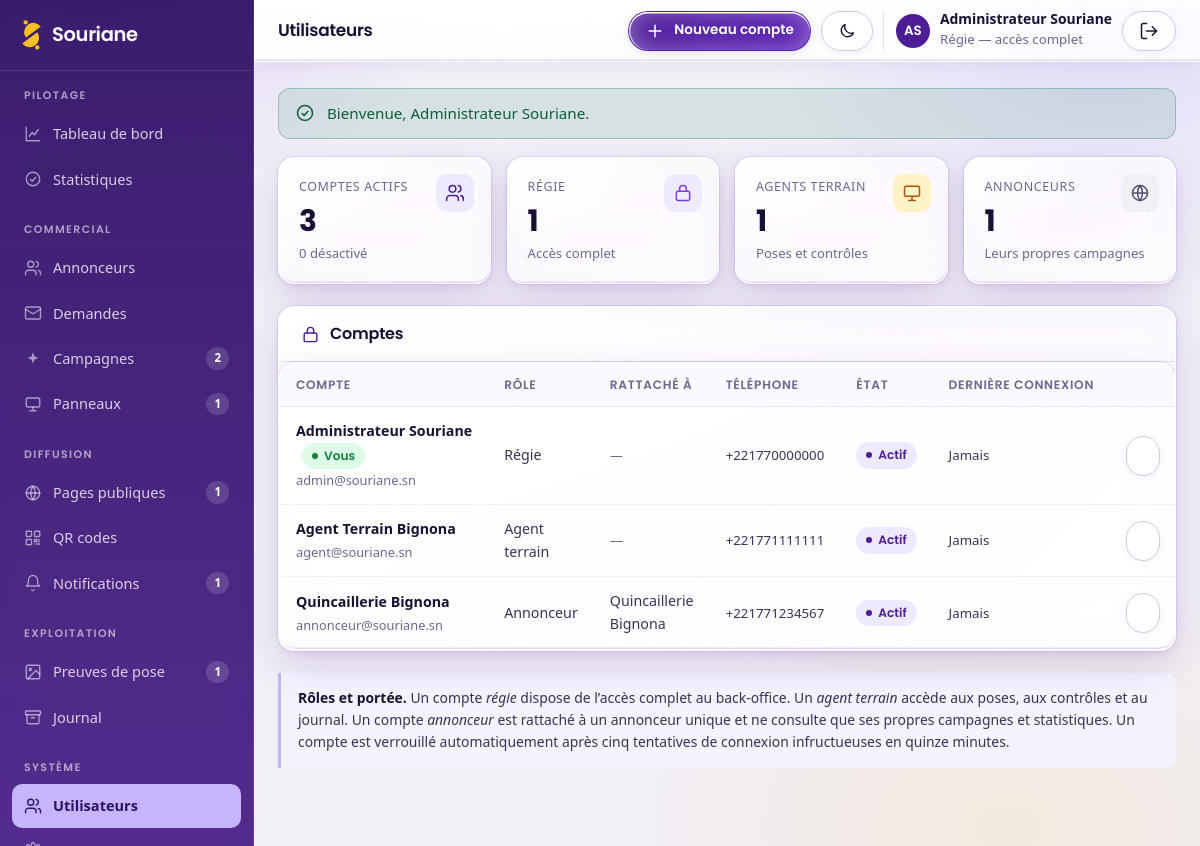
/admin/utilisateurs (signed in), run on the app's committed database.
### tables this page shows
CREATE TABLE `utilisateurs` (
    `id`            INT UNSIGNED NOT NULL AUTO_INCREMENT,
    `nom`           VARCHAR(120)  NOT NULL,
    `email`         VARCHAR(180)  NOT NULL,
    `mot_de_passe`  VARCHAR(255)  NOT NULL COMMENT 'Empreinte Argon2id',
    `role`          ENUM('regie','agent','annonceur') NOT NULL DEFAULT 'agent',
    `annonceur_id`  INT UNSIGNED  NULL COMMENT 'Renseigné si role = annonceur',
    `telephone`     VARCHAR(30)   NULL,
    `actif`         TINYINT(1)    NOT NULL DEFAULT 1,
    `derniere_connexion` DATETIME NULL,
    `tentatives_echec` TINYINT UNSIGNED NOT NULL DEFAULT 0,
    `verrouille_jusqua` DATETIME  NULL,
     
     
     
     
     
    `totp_secret`        VARCHAR(255)  NULL COMMENT 'Secret TOTP, chiffré',
    `totp_actif`         TINYINT(1)    NOT NULL DEFAULT 0,
    `totp_confirme_le`   DATETIME      NULL,
    `totp_dernier_pas`   BIGINT UNSIGNED NULL COMMENT 'Intervalle de 30 s déjà consommé',
    `totp_codes_secours` TEXT          NULL COMMENT 'Empreintes SHA-256, une par ligne',
    `cree_le`       DATETIME      NOT NULL DEFAULT CURRENT_TIMESTAMP,
    `maj_le`        DATETIME      NOT NULL DEFAULT CURRENT_TIMESTAMP ON UPDATE CURRENT_TIMESTAMP,
    PRIMARY KEY (`id`),
    UNIQUE KEY `uk_utilisateurs_email` (`email`),
    KEY `idx_utilisateurs_role` (`role`),
    KEY `fk_utilisateurs_annonceur` (`annonceur_id`),
    CONSTRAINT `fk_utilisateurs_annonceur` FOREIGN KEY (`annonceur_id`)
        REFERENCES `annonceurs` (`id`) ON DELETE SET NULL ON UPDATE CASCADE
);

CREATE TABLE `annonceurs` (
    `id`            INT UNSIGNED NOT NULL AUTO_INCREMENT,
    `nom`           VARCHAR(180)  NOT NULL,
    `adresse_courte` VARCHAR(80)  NOT NULL COMMENT 'Identifiant d’URL (slug)',
    `description`   TEXT          NULL,
    `logo`          VARCHAR(255)  NULL,
    `telephone`     VARCHAR(30)   NULL,
    `whatsapp`      VARCHAR(30)   NULL,
    `email`         VARCHAR(180)  NULL,
    `adresse`       VARCHAR(255)  NULL,
    `ville`         VARCHAR(120)  NULL,
    `latitude`      DECIMAL(10,7) NULL,
    `longitude`     DECIMAL(10,7) NULL,
    `reseaux`       JSON          NULL COMMENT '{facebook,instagram,tiktok,youtube,site}',
    `horaires`      JSON          NULL COMMENT '{"lun":"08:00-18:00", ...}',
    `statut`        ENUM('actif','inactif','archive') NOT NULL DEFAULT 'actif',
    `cree_le`       DATETIME      NOT NULL DEFAULT CURRENT_TIMESTAMP,
    `maj_le`        DATETIME      NOT NULL DEFAULT CURRENT_TIMESTAMP ON UPDATE CURRENT_TIMESTAMP,
    PRIMARY KEY (`id`),
    UNIQUE KEY `uk_annonceurs_slug` (`adresse_courte`),
    KEY `idx_annonceurs_statut` (`statut`),
    KEY `idx_annonceurs_ville` (`ville`)
);

### app/views/admin/utilisateurs.php (the view, shortened to what the rows shown need)
<?php
$libellesCourts = [
    'regie'     => 'Régie',
    'agent'     => 'Agent terrain',
    'annonceur' => 'Annonceur',
];
$nbInactifs = 0;
?>
<div class="panneau">
    <div class="panneau__entete">
        <h2 class="panneau__titre"><?= Icone::svg('verrou') ?> Comptes</h2>
    </div>
    <?php if ($utilisateurs === []): ?>
        <div class="panneau__corps">
            <div class="etat-vide">
                <?= Icone::svg('utilisateurs') ?>
                <h3>Aucun compte</h3>
                <p>Créez un premier compte pour donner accès au back-office.</p>
            </div>
        </div>
    <?php else: ?>
        <div class="tableau-enveloppe">
            <table class="tableau" id="tableau-comptes">
                <thead>
                    <tr>
                        <th>Compte</th>
                        <th>Rôle</th>
                        <th>Rattaché à</th>
                        <th>Téléphone</th>
                        <th>État</th>
                        <th>Dernière connexion</th>
                        <th></th>
                    </tr>
                </thead>
                <tbody>
                    <?php foreach ($utilisateurs as $compte): ?>
                        <?php
                        $estMoi     = (int) $compte['id'] === (int) \Souriane\Core\Auth::id();
                        $estVerrou  = !empty($compte['verrouille_jusqua'])
                            && strtotime((string) $compte['verrouille_jusqua']) > time();
                        ?>
                        <tr data-ligne-recherche="<?= e(mb_strtolower((string) $compte['nom'] . ' ' . (string) $compte['email'] . ' ' . ($libellesCourts[$compte['role']] ?? ''))) ?>">
                            <td>
                                <span class="tableau__principal"><?= e((string) $compte['nom']) ?></span>
                                <?php if ($estMoi): ?>
                                    <span class="etat etat--disponible" style="margin-left:6px">Vous</span>
                                <?php endif; ?>
                                <div class="tableau__secondaire"><?= e((string) $compte['email']) ?></div>
                            </td>
                            <td><?= e($libellesCourts[$compte['role']] ?? (string) $compte['role']) ?></td>
                            <td>
                                <?php if ($compte['role'] === 'annonceur' && !empty($compte['annonceur_nom'])): ?>
                                    <?= e((string) $compte['annonceur_nom']) ?>
                                <?php else: ?>
                                    <span class="texte-petit">—</span>
                                <?php endif; ?>
                            </td>
                            <td class="texte-petit"><?= e((string) ($compte['telephone'] ?? '—')) ?></td>
                            <td>
                                <?php if ($estVerrou): ?>
                                    <span class="etat etat--annulee">Verrouillé</span>
                                <?php elseif ((int) $compte['actif'] === 1): ?>
                                    <span class="etat etat--terminee">Actif</span>
                                <?php else: ?>
                                    <span class="etat etat--brouillon">Désactivé</span>
                                <?php endif; ?>
                            </td>
                            <td class="texte-petit">
                                <?= $compte['derniere_connexion'] !== null
                                    ? e(date_fr((string) $compte['derniere_connexion'], true))
                                    : 'Jamais' ?>
                            </td>
                            <td>
                                <div class="tableau__actions">
                                    <button type="button" class="btn btn--contour btn--petit"
                                            data-ouvrir-dialogue="dialogue-utilisateur"
                                            data-compte="<?= e(json_encode([
                                                'id'          => (int) $compte['id'],
                                                'nom'         => (string) $compte['nom'],
                                                'email'       => (string) $compte['email'],
                                                'role'        => (string) $compte['role'],
                                                'annonceur_id' => $compte['annonceur_id'] !== null ? (int) $compte['annonceur_id'] : '',
                                                'telephone'   => (string) ($compte['telephone'] ?? ''),
                                                'actif'       => (int) $compte['actif'],
                                            ], JSON_UNESCAPED_UNICODE | JSON_HEX_APOS | JSON_HEX_QUOT | JSON_HEX_TAG | JSON_HEX_AMP)) ?>"
                                            title="Modifier le compte">
                                    </button>
                                </div>
                            </td>
                        </tr>
                    <?php endforeach; ?>
                </tbody>
            </table>
        </div>
    <?php endif; ?>
</div>

### app/views/layouts/admin.php (shortened to what the rows shown need)
<?php
$titrePage     = $titrePage ?? 'Tableau de bord';
$contenu       = $contenu ?? '';
$utilisateur = Auth::utilisateur();
$initiales   = '';
if ($utilisateur !== null) {
    $mots = preg_split('/\s+/', trim((string) $utilisateur['nom'])) ?: [];
    foreach (array_slice($mots, 0, 2) as $mot) {
        $initiales .= mb_strtoupper(mb_substr($mot, 0, 1));
    }
}
?>
<!DOCTYPE html>
<html lang="fr">
<head>
<link rel="stylesheet" href="<?= e(asset('css/app.css')) ?>">
<link rel="stylesheet" href="<?= e(asset('css/admin.css')) ?>">
</head>
<body class="admin">
<div class="admin-conteneur">
    <div class="admin-principal">
        <header class="admin-entete">
            <div class="pile">
                <h1 class="admin-entete__titre"><?= e($titrePage) ?></h1>
            </div>
            <div class="admin-entete__actions">
                <?php if ($utilisateur !== null): ?>
                    <div class="admin-entete__utilisateur">
                        <span class="avatar" aria-hidden="true"><?= e($initiales !== '' ? $initiales : 'SA') ?></span>
                        <span>
                            <strong style="display:block;line-height:1.2"><?= e((string) $utilisateur['nom']) ?></strong>
                            <span class="texte-petit"><?= e(\Souriane\Models\Utilisateur::ROLES[$utilisateur['role']] ?? $utilisateur['role']) ?></span>
                        </span>
                        <form method="post" action="<?= e(url('admin/deconnexion')) ?>" style="margin:0" id="formulaire-deconnexion-entete">
                            <button type="submit" class="btn btn--contour btn--petit" title="Se déconnecter" id="bouton-deconnexion-entete" aria-haspopup="dialog" aria-controls="dialogue-deconnexion">
                                <?= Icone::svg('deconnexion') ?>
                            </button>
                        </form>
                    </div>
                <?php endif; ?>
            </div>
        </header>
        <div class="admin-contenu">
            <?= $contenu ?>
        </div>
    </div>
</div>
</body>
</html>

### data on the page
utilisateurs: nom "Administrateur Souriane", role "Régie — accès complet", shows "Vous", email "admin@souriane.sn", role "Régie", telephone "+221770000000", actif "Actif", shows "Jamais"
utilisateurs: nom "Agent Terrain Bignona", email "agent@souriane.sn", role "Agent terrain", telephone "+221771111111", actif "Actif", shows "Jamais"
utilisateurs: nom "Quincaillerie Bignona", email "annonceur@souriane.sn", role "Annonceur", annonceur.nom "Quincaillerie Bignona", telephone "+221771234567", actif "Actif", shows "Jamais"

### other printed values
APP_NAME "Souriane"
$groupe['titre'] "PILOTAGE"
$lien['libelle'] "Tableau de bord"
$lien['libelle'] "Statistiques"
$groupe['titre'] "COMMERCIAL"
$lien['libelle'] "Annonceurs"
$lien['libelle'] "Demandes"
$lien['libelle'] "Campagnes"
$compteurs[$lien['cle']] "2"
$lien['libelle'] "Panneaux"
$compteurs[$lien['cle']] "1"
$groupe['titre'] "DIFFUSION"
$lien['libelle'] "Pages publiques"
$lien['libelle'] "QR codes"
$lien['libelle'] "Notifications"
